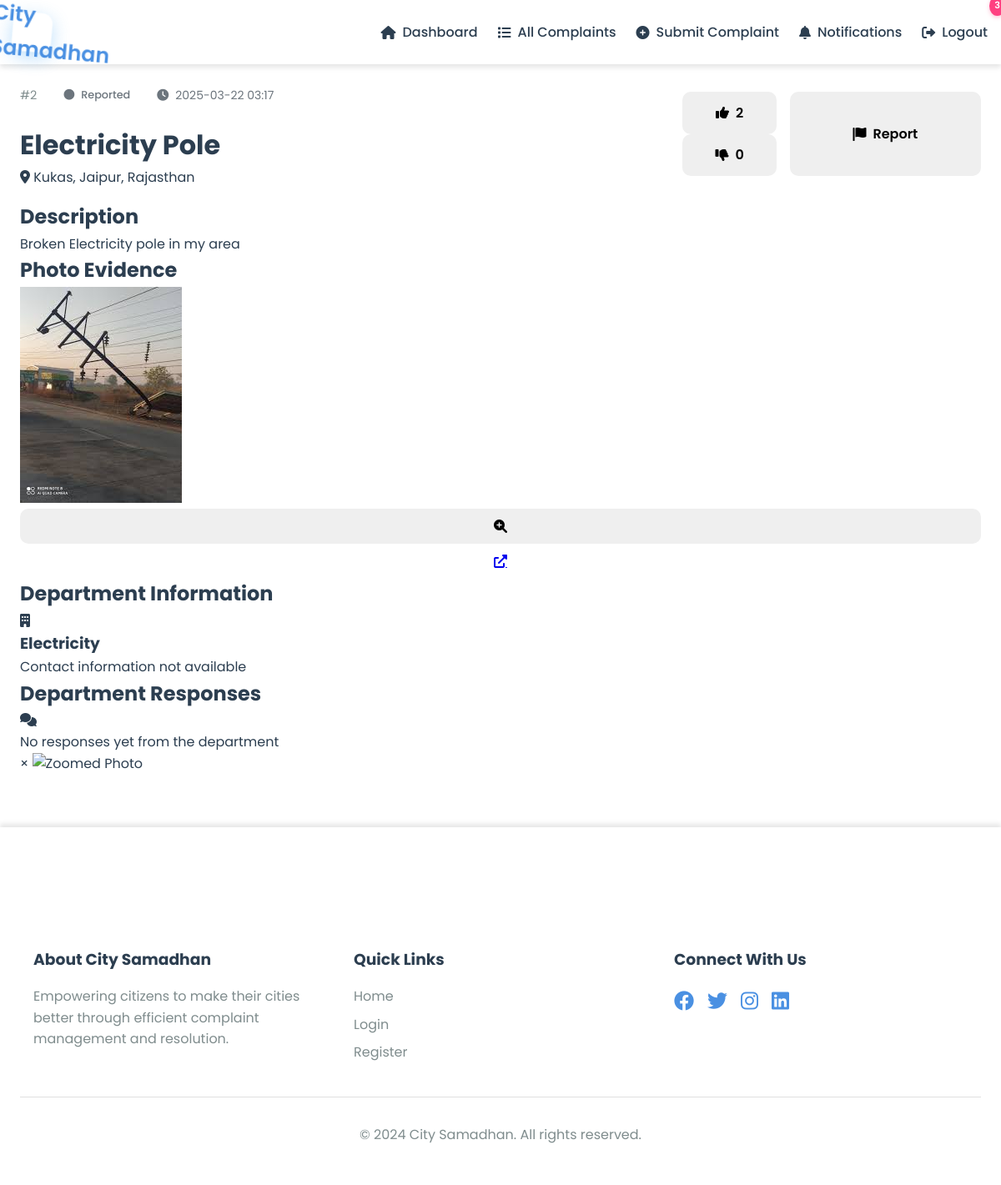
Page /complaint/2 (signed in) on the committed database.
### app.py (models this page shows)
class Complaint(db.Model):
    id = db.Column(db.Integer, primary_key=True)
    title = db.Column(db.String(200), nullable=False)
    description = db.Column(db.Text, nullable=False)
    location = db.Column(db.String(200), nullable=False)
    state = db.Column(db.String(100), nullable=False)
    city = db.Column(db.String(100), nullable=False)
    department = db.Column(db.String(100), nullable=False)
    status = db.Column(db.String(50), default='Reported')
    timestamp = db.Column(db.DateTime, default=datetime.utcnow)
    user_id = db.Column(db.Integer, db.ForeignKey('user.id'), nullable=False)
    parent_complaint_id = db.Column(db.Integer, db.ForeignKey('complaint.id'), nullable=True)
    upvotes = db.Column(db.Integer, default=0)
    downvotes = db.Column(db.Integer, default=0)
    latitude = db.Column(db.Float)
    longitude = db.Column(db.Float)
    photo = db.Column(db.String(200))
    is_thread = db.Column(db.Boolean, default=False)
    thread_count = db.Column(db.Integer, default=0)
    replies = db.relationship('Complaint',
                            backref=db.backref('parent_complaint', remote_side=[id]),
                            lazy='dynamic')

### app.py (the view)
@app.route('/complaint/<int:complaint_id>')
@login_required
def view_complaint(complaint_id):
    complaint = Complaint.query.get_or_404(complaint_id)
    user = User.query.get(complaint.user_id)
    replies = Complaint.query.filter_by(parent_complaint_id=complaint_id).order_by(Complaint.timestamp.asc()).all()
    parent_complaint = None
    if complaint.parent_complaint_id:
        parent_complaint = Complaint.query.get(complaint.parent_complaint_id)
    return render_template(
        'view_complaint.html',
        complaint=complaint,
        user=user,
        replies=replies,
        parent_complaint=parent_complaint
    )

### app.py (called while the page is built)
@app.context_processor
def inject_notifications():
    if session.get('logged_in'):
        user_id = session.get('user_id')
        unread_count = Notification.query.filter_by(user_id=user_id, read=False).count()
        recent_notifications = Notification.query.filter_by(user_id=user_id).order_by(Notification.timestamp.desc()).limit(5).all()
        return {
            'unread_notifications_count': unread_count,
            'recent_notifications': recent_notifications
        }
    return {
        'unread_notifications_count': 0,
        'recent_notifications': []
    }

def login_required(f):
    @wraps(f)
    def decorated_function(*args, **kwargs):
        if not session.get('logged_in'):
            flash('Please log in to access this page.')
            return redirect(url_for('login'))
        return f(*args, **kwargs)
    return decorated_function

### templates/view_complaint.html (shortened to what this page needs)
{% extends "base.html" %}
{% block content %}
<div class="complaint-details-container">
    <div class="complaint-header">
        <div class="complaint-title-section">
            <div class="complaint-meta">
                <span class="complaint-id">#{{ complaint.id }}</span>
                <span class="status-badge {{ complaint.status.lower() }}">
                    <i class="fas fa-circle"></i> {{ complaint.status }}
                </span>
                <span class="timestamp">
                    <i class="fas fa-clock"></i> {{ complaint.timestamp.strftime('%Y-%m-%d %H:%M') }}
                </span>
            </div>
            <h1>{{ complaint.title }}</h1>
            <div class="complaint-location">
                <i class="fas fa-map-marker-alt"></i>
                {{ complaint.location }}, {{ complaint.city }}, {{ complaint.state }}
            </div>
        </div>
        <div class="complaint-actions">
            <div class="vote-buttons">
                <button onclick="vote({{ complaint.id }}, 'upvote')" class="btn btn-vote" id="upvote-btn">
                    <i class="fas fa-thumbs-up"></i>
                    <span id="upvote-count">{{ complaint.upvotes }}</span>
                </button>
                <button onclick="vote({{ complaint.id }}, 'downvote')" class="btn btn-vote" id="downvote-btn">
                    <i class="fas fa-thumbs-down"></i>
                    <span id="downvote-count">{{ complaint.downvotes }}</span>
                </button>
            </div>
            {% if session.get('logged_in') and session.get('user_id') == complaint.user_id %}
            <button onclick="reportComplaint({{ complaint.id }})" class="btn btn-report">
                <i class="fas fa-flag"></i> Report
            </button>
            {% endif %}
        </div>
    </div>
    <div class="complaint-content">
        <div class="complaint-description">
            <h2>Description</h2>
            <p>{{ complaint.description }}</p>
        </div>
        {% if complaint.photo %}
        <div class="complaint-photo">
            <h2>Photo Evidence</h2>
            <div class="photo-container">
                <img src="{{ url_for('static', filename='uploads/' + complaint.photo) }}" alt="Complaint Photo">
                <div class="photo-actions">
                    <button onclick="zoomPhoto()" class="btn btn-icon">
                        <i class="fas fa-search-plus"></i>
                    </button>
                    <a href="{{ url_for('static', filename='uploads/' + complaint.photo) }}" target="_blank" class="btn btn-icon">
                        <i class="fas fa-external-link-alt"></i>
                    </a>
                </div>
            </div>
        </div>
        {% endif %}
        <div class="complaint-department">
            <h2>Department Information</h2>
            <div class="department-card">
                <div class="department-header">
                    <i class="fas fa-building"></i>
                    <h3>{{ complaint.department }}</h3>
                </div>
                <div class="department-contact">
                    {% if department_contact %}
                    <div class="contact-item">
                        <i class="fas fa-phone"></i>
                        <span>{{ department_contact.toll_free_number }}</span>
                    </div>
                    <div class="contact-item">
                        <i class="fas fa-map-marker-alt"></i>
                        <span>{{ department_contact.office_address }}</span>
                    </div>
                    {% else %}
                    <p class="no-contact">Contact information not available</p>
                    {% endif %}
                </div>
            </div>
        </div>
        <div class="responses-section">
            <h2>Department Responses</h2>
            {% if responses %}
            <div class="responses-list">
                {% for response in responses %}
                <div class="response-card">
                    <div class="response-header">
                        <div class="response-meta">
                            <span class="department-name">{{ response.department_name }}</span>
                            {% if response.officer_name %}
                            <span class="officer-name">by {{ response.officer_name }}</span>
                            {% endif %}
                        </div>
                        <span class="response-date">{{ response.timestamp.strftime('%Y-%m-%d %H:%M') }}</span>
                    </div>
                    <div class="response-content">
                        <p>{{ response.response_text }}</p>
                        {% if response.status_update %}
                        <div class="status-update">
                            <i class="fas fa-info-circle"></i>
                            Status updated to: <span class="status-badge {{ response.status_update.lower() }}">{{ response.status_update }}</span>
                        </div>
                        {% endif %}
                        {% if response.estimated_completion_date %}
                        <div class="completion-date">
                            <i class="fas fa-calendar-check"></i>
                            Estimated completion: {{ response.estimated_completion_date.strftime('%Y-%m-%d') }}
                        </div>
                        {% endif %}
                    </div>
                </div>
                {% endfor %}
            </div>
            {% else %}
            <div class="no-responses">
                <i class="fas fa-comments"></i>
                <p>No responses yet from the department</p>
            </div>
            {% endif %}
        </div>
    </div>
</div>
<div id="photo-modal" class="modal">
    <span class="close-modal">&times;</span>
    <img id="zoomed-photo" src="" alt="Zoomed Photo">
</div>
{% endblock %}

### static/style.css (style rules this page uses)
*, *::before, *::after { box-sizing: border-box; margin: 0; padding: 0; }
:root { --primary-color: #4A90E2; --primary-light: #6BA5E7; --primary-dark: #357ABD; --secondary-color: #F5F9FF; --text-color: #2C3E50; --text-light: #7F8C8D; --success-color: #2ECC71; --error-color: #E74C3C; --white: #FFFFFF; --shadow: 0 4px 6px rgba(0, 0, 0, 0.1); --transition: all 0.3s ease; }
body { font-family: 'Segoe UI', Tahoma, Geneva, Verdana, sans-serif; background-color: #f8f9fa; color: #333; line-height: 1.6; min-height: 100vh; }
.btn { display: inline-flex; align-items: center; justify-content: center; gap: 0.5rem; padding: 0.8rem 2rem; border: none; border-radius: 10px; font-size: 1rem; font-weight: 600; cursor: pointer; transition: all 0.3s ease; width: 100%; }
.complaint-header { display: flex; justify-content: space-between; align-items: center; margin-bottom: 1rem; }
.complaint-id { color: var(--text-light); font-size: 0.9rem; }
.status-badge { padding: 0.5rem 1rem; border-radius: 2rem; font-size: 0.8rem; font-weight: 500; }
.complaint-meta { display: flex; flex-wrap: wrap; gap: 1rem; margin-bottom: 1rem; font-size: 0.9rem; color: var(--text-light); }
.complaint-meta span { display: flex; align-items: center; gap: 0.5rem; }
.complaint-actions { display: flex; gap: 1rem; }
body { font-family: 'Segoe UI', Tahoma, Geneva, Verdana, sans-serif; background-color: #f8f9fa; color: #333; }
.btn { border-radius: 10px; padding: 0.8rem 2rem; font-weight: 600; transition: all 0.3s ease; }
.complaint-meta { color: #6c757d; font-size: 0.875rem; margin-bottom: 1rem; }

### templates/base.html (style rules this page uses)
* { margin: 0; padding: 0; box-sizing: border-box; font-family: 'Poppins', sans-serif; }
body { background-color: var(--bg-color); color: var(--text-color); transition: background-color 0.3s ease, color 0.3s ease; line-height: 1.6; }

### rows in the picture
Complaint: id "2", status "Reported", timestamp "2025-03-22 03:17", title "Electricity Pole", location "Kukas", city "Jaipur", state "Rajasthan", upvotes "2", downvotes "0", description "Broken Electricity pole in my area", photo (picture), department "Electricity"

### other values in the picture
{{ unread_notifications_count }} "3"
